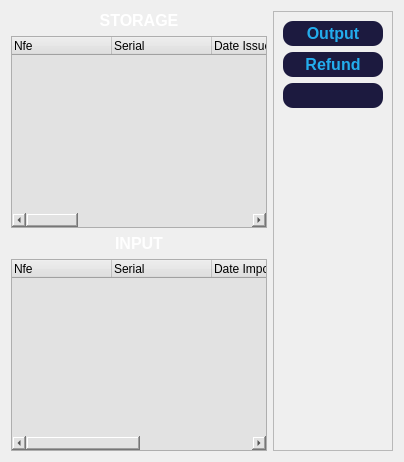
          <widget class="QWidget" name="tables">
           <attribute name="title">
            <string>Base</string>
           </attribute>
           <layout class="QVBoxLayout" name="verticalLayout_9">
            <item>
             <layout class="QHBoxLayout" name="horizontalLayout_3">
              <item>
               <layout class="QVBoxLayout" name="verticalLayout_8">
                <item>
                 <layout class="QVBoxLayout" name="verticalLayout_7">
                  <item>
                   <widget class="QLabel" name="label_3">
                    <property name="text">
                     <string>&lt;html&gt;&lt;head/&gt;&lt;body&gt;&lt;p align=&quot;center&quot;&gt;&lt;span style=&quot; font-size:12pt; font-weight:600; color:#ffffff;&quot;&gt;STORAGE&lt;/span&gt;&lt;/p&gt;&lt;/body&gt;&lt;/html&gt;</string>
                    </property>
                   </widget>
                  </item>
                  <item>
                   <widget class="QTreeWidget" name="table_storage">
                    <property name="styleSheet">
                     <string notr="true">background-color: rgb(226, 226, 226);
</string>
                    </property>
                    <property name="verticalScrollBarPolicy">
                     <enum>Qt::ScrollBarAsNeeded</enum>
                    </property>
                    <property name="horizontalScrollBarPolicy">
                     <enum>Qt::ScrollBarAsNeeded</enum>
                    </property>
                    <property name="autoScroll">
                     <bool>true</bool>
                    </property>
                    <column>
                     <property name="text">
                      <string>Nfe</string>
                     </property>
                    </column>
                    <column>
                     <property name="text">
                      <string>Serial</string>
                     </property>
                    </column>
                    <column>
                     <property name="text">
                      <string>Date Issue</string>
                     </property>
                    </column>
                    <column>
                     <property name="text">
                      <string>Key</string>
                     </property>
                    </column>
                    <column>
                     <property name="text">
                      <string>CNPJ</string>
                     </property>
                    </column>
                    <column>
                     <property name="text">
                      <string>User</string>
                     </property>
                    </column>
                    <column>
                     <property name="text">
                      <string>Value Nfe</string>
                     </property>
                    </column>
                    <column>
                     <property name="text">
                      <string>Item Note</string>
                     </property>
                    </column>
                    <column>
                     <property name="text">
                      <string>Code</string>
                     </property>
                    </column>
                    <column>
                     <property name="text">
                      <string>Amount</string>
                     </property>
                    </column>
                    <column>
                     <property name="text">
                      <string>Item</string>
                     </property>
                    </column>
                   </widget>
                  </item>
                 </layout>
                </item>
                <item>
                 <layout class="QVBoxLayout" name="verticalLayout_4">
                  <item>
                   <widget class="QLabel" name="label_2">
                    <property name="text">
                     <string>&lt;html&gt;&lt;head/&gt;&lt;body&gt;&lt;p align=&quot;center&quot;&gt;&lt;span style=&quot; font-size:12pt; font-weight:600; color:#fefefe;&quot;&gt;INPUT&lt;/span&gt;&lt;/p&gt;&lt;/body&gt;&lt;/html&gt;</string>
                    </property>
                   </widget>
                  </item>
                  <item>
                   <widget class="QTreeWidget" name="table_input">
                    <property name="styleSheet">
                     <string notr="true">background-color: rgb(226, 226, 226);</string>
                    </property>
                    <property name="verticalScrollBarPolicy">
                     <enum>Qt::ScrollBarAsNeeded</enum>
                    </property>
                    <property name="horizontalScrollBarPolicy">
                     <enum>Qt::ScrollBarAsNeeded</enum>
                    </property>
                    <column>
                     <property name="text">
                      <string>Nfe</string>
                     </property>
                    </column>
                    <column>
                     <property name="text">
                      <string>Serial</string>
                     </property>
                    </column>
                    <column>
                     <property name="text">
                      <string>Date Import</string>
                     </property>
                    </column>
                    <column>
                     <property name="text">
                      <string>Date Output</string>
                     </property>
                    </column>
                    <column>
                     <property name="text">
                      <string>User</string>
                     </property>
                    </column>
                   </widget>
                  </item>
                 </layout>
                </item>
               </layout>
              </item>
              <item>
               <widget class="QFrame" name="frame_2">
                <property name="sizePolicy">
                 <sizepolicy hsizetype="Fixed" vsizetype="Preferred">
                  <horstretch>0</horstretch>
                  <verstretch>0</verstretch>
                 </sizepolicy>
                </property>
                <property name="frameShape">
                 <enum>QFrame::StyledPanel</enum>
                </property>
                <property name="frameShadow">
                 <enum>QFrame::Raised</enum>
                </property>
                <layout class="QVBoxLayout" name="verticalLayout_3">
                 <item>
                  <widget class="QPushButton" name="button_output">
                   <property name="minimumSize">
                    <size>
                     <width>100</width>
                     <height>25</height>
                    </size>
                   </property>
                   <property name="font">
                    <font>
                     <family>MS Shell Dlg 2</family>
                     <pointsize>-1</pointsize>
                     <weight>75</weight>
                     <italic>false</italic>
                     <bold>true</bold>
                    </font>
                   </property>
                   <property name="acceptDrops">
                    <bool>false</bool>
                   </property>
                   <property name="styleSheet">
                    <string notr="true">QPushButton {
	font: 75 8pt &quot;MS Shell Dlg 2&quot;;
	color: rgb(35, 173, 237);
	background-color: rgb(28, 26, 63);
	border-radius: 10px;
	font-size: 16px;
	font-weight: bold;
	
}

QPushButton:hover{
	color: rgb(23, 32, 38);
	background-color: rgb(35, 173, 237);
}</string>
                   </property>
                   <property name="text">
                    <string>Output</string>
                   </property>
                  </widget>
                 </item>
                 <item>
                  <widget class="QPushButton" name="button_refund">
                   <property name="minimumSize">
                    <size>
                     <width>100</width>
                     <height>25</height>
                    </size>
                   </property>
                   <property name="styleSheet">
                    <string notr="true">QPushButton {
	font: 75 8pt &quot;MS Shell Dlg 2&quot;;
	color: rgb(35, 173, 237);
	background-color: rgb(28, 26, 63);
	border-radius: 10px;
	font-size: 16px;
	font-weight: bold;
}

QPushButton:hover{
	color: rgb(23, 32, 38);
	background-color: rgb(35, 173, 237);
}
</string>
                   </property>
                   <property name="text">
                    <string>Refund</string>
                   </property>
                  </widget>
                 </item>
                 <item>
                  <widget class="QPushButton" name="button_import">
                   <property name="minimumSize">
                    <size>
                     <width>100</width>
                     <height>25</height>
                    </size>
                   </property>
                   <property name="styleSheet">
                    <string notr="true">QPushButton {
	font: 75 8pt &quot;MS Shell Dlg 2&quot;;
	color: rgb(35, 173, 237);
	background-color: rgb(28, 26, 63);
	border-radius: 10px;
	font-size: 16px;
	font-weight: bold;
}

QPushButton:hover{
	color: rgb(23, 32, 38);
	background-color: rgb(35, 173, 237);
}
</string>
                   </property>
                   <property name="text">
                    <string/>
                   </property>
                  </widget>
                 </item>
                 <item>
                  <spacer name="verticalSpacer">
                   <property name="orientation">
                    <enum>Qt::Vertical</enum>
                   </property>
                   <property name="sizeType">
                    <enum>QSizePolicy::Expanding</enum>
                   </property>
                   <property name="sizeHint" stdset="0">
                    <size>
                     <width>20</width>
                     <height>40</height>
                    </size>
                   </property>
                  </spacer>
                 </item>
                </layout>
               </widget>
              </item>
             </layout>
            </item>
           </layout>
          </widget>
